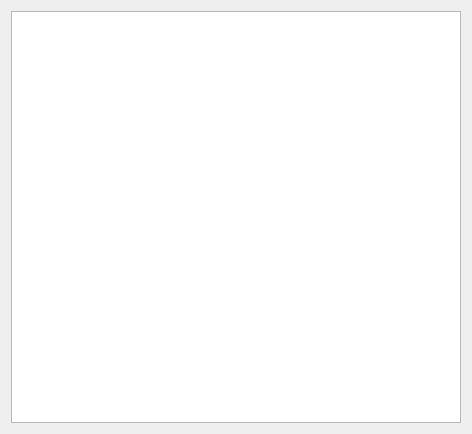
<?xml version="1.0" encoding="UTF-8"?>
<ui version="4.0">
 <class>Dialog</class>
 <widget class="QDialog" name="Dialog">
  <property name="geometry">
   <rect>
    <x>0</x>
    <y>0</y>
    <width>472</width>
    <height>434</height>
   </rect>
  </property>
  <property name="windowTitle">
   <string>Dialog</string>
  </property>
  <layout class="QVBoxLayout" name="verticalLayout">
   <item>
    <widget class="QTreeView" name="treeView"/>
   </item>
  </layout>
 </widget>
 <resources/>
 <connections/>
</ui>
